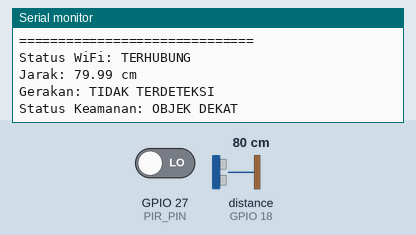
A sketch run on a simulated ESP32. Shown: the last lines printed to the serial monitor. Wiring (inferred from the names in the program): ultrasonic range finder: trigger GPIO 5; echo GPIO 18. The inputs (shaded band) are chosen by the test bench; at power-on: distance to the obstacle (sensor on GPIO 18) 80 cm, GPIO 27 (PIR_PIN) LOW. The echo pulse lasts 58.3 µs per cm; WiFi joins after 1.5 s; servers stay silent unless stated.

Above: at 2.7 s.
2.8 s: distance to the obstacle (sensor on GPIO 18) set to 96 cm
At 4.1 s:
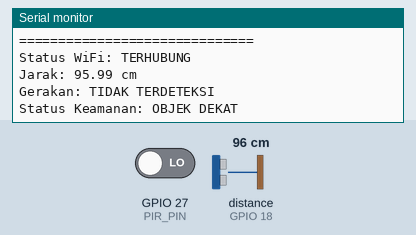
4.3 s: distance to the obstacle (sensor on GPIO 18) set to 105 cm
At 4.9 s:
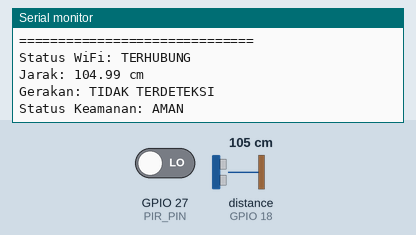
Timing chart, 0 to 7.3 s (numbered marks = the images above; inputs shaded):
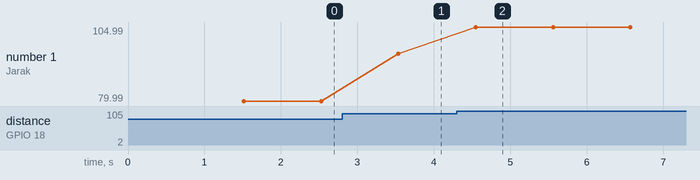

Measured:
- the behaviour switches between 100 and 101 cm on distance to the obstacle (sensor on GPIO 18) (found by bisection; images 1 and 2)
- after the input at 2.8 s, the serial monitor: prints a new line after 0.74 s (image 1)
- after the input at 4.3 s, the serial monitor: prints a new line after 0.25 s (image 2)
- plotted number 1: 79.99 → 95.99 after the input at 2.8 s, 95.99 → 104.99 after the input at 4.3 s

The sketch:

responsi.ino
```cpp
#include <WiFi.h>
#include <WebServer.h>

// ===================================
// KONFIGURASI WIFI
// ===================================
const char* ssid = "dvanad";
const char* password = "12345678";

// ===================================
// KONFIGURASI PIN SENSOR
// ===================================
#define TRIG_PIN 5
#define ECHO_PIN 18
#define PIR_PIN 27

// ===================================
// WEB SERVER
// ===================================
WebServer server(80);

// ===================================
// VARIABEL SENSOR DAN WIFI
// ===================================
float distance = -1;
int motion = 0;

String securityStatus = "MEMULAI";
String wifiStatus = "MENGHUBUNGKAN";

// ===================================
// MEMBACA SENSOR ULTRASONIK
// ===================================
float readUltrasonic() {
  digitalWrite(TRIG_PIN, LOW);
  delayMicroseconds(2);

  digitalWrite(TRIG_PIN, HIGH);
  delayMicroseconds(10);
  digitalWrite(TRIG_PIN, LOW);

  long duration = pulseIn(ECHO_PIN, HIGH, 30000);

  if (duration == 0) {
    return -1;
  }

  return duration * 0.0343 / 2;
}

// ===================================
// MEMPROSES DATA SENSOR
// ===================================
void processSensors() {
  distance = readUltrasonic();
  motion = digitalRead(PIR_PIN);

  if (motion == HIGH && distance >= 0 && distance < 100) {
    securityStatus = "OBJEK TERDETEKSI";
  }
  else if (motion == HIGH) {
    securityStatus = "GERAKAN TERDETEKSI";
  }
  else if (distance >= 0 && distance < 100) {
    securityStatus = "OBJEK DEKAT";
  }
  else {
    securityStatus = "AMAN";
  }
}

// ===================================
// HALAMAN WEB MONITORING
// ===================================
void handleRoot() {
  String html = R"rawliteral(
  <!DOCTYPE html>
  <html>
  <head>
    <meta name="viewport" content="width=device-width, initial-scale=1">
    <title>Smart Security System</title>

    <style>
      body {
        font-family: Arial;
        text-align: center;
        background: #eef3f8;
        padding: 20px;
      }

      .card {
        background: white;
        padding: 20px;
        margin: 15px auto;
        border-radius: 12px;
        max-width: 400px;
        box-shadow: 0 2px 10px #ccc;
      }

      h1 {
        color: #164e8a;
      }

      .value {
        font-size: 26px;
        font-weight: bold;
        color: #164e8a;
      }

      .connected {
        color: green;
      }

      .disconnected {
        color: red;
      }
    </style>
  </head>

  <body>

    <h1>Smart Security System</h1>
    <p>Monitoring Keamanan Berbasis IoT</p>

    <div class="card">
      <h3>Status Koneksi WiFi</h3>
      <div class="value" id="wifi">MEMERIKSA...</div>
      <p id="ip">IP Address: -</p>
      <p id="network">Nama WiFi: -</p>
    </div>

    <div class="card">
      <h3>Jarak Ultrasonik</h3>
      <div class="value" id="distance">Loading...</div>
    </div>

    <div class="card">
      <h3>Sensor PIR</h3>
      <div class="value" id="motion">Loading...</div>
    </div>

    <div class="card">
      <h3>Status Keamanan</h3>
      <div class="value" id="status">Loading...</div>
    </div>

    <p>Data diperbarui otomatis setiap detik.</p>

    <script>
      async function updateData() {
        try {
          const response = await fetch('/data');
          const data = await response.json();

          const wifi = document.getElementById('wifi');

          wifi.innerText = data.wifi;
          wifi.className = 'value ' +
            (data.wifi == 'TERHUBUNG'
              ? 'connected'
              : 'disconnected');

          document.getElementById('ip').innerText =
            'IP Address: ' + data.ip;

          document.getElementById('network').innerText =
            'Nama WiFi: ' + data.ssid;

          document.getElementById('distance').innerText =
            data.distance < 0
              ? 'Tidak terbaca'
              : data.distance + ' cm';

          document.getElementById('motion').innerText =
            data.motion == 1
              ? 'TERDETEKSI'
              : 'TIDAK TERDETEKSI';

          document.getElementById('status').innerText =
            data.status;

        } catch (error) {
          document.getElementById('status').innerText =
            'Koneksi terputus';
        }
      }

      updateData();
      setInterval(updateData, 1000);
    </script>

  </body>
  </html>
  )rawliteral";

  server.send(200, "text/html", html);
}

// ===================================
// MENGIRIM DATA SENSOR KE BROWSER
// ===================================
void handleData() {
  String ipAddress = "Belum tersedia";
  String networkName = "Tidak terhubung";

  if (WiFi.status() == WL_CONNECTED) {
    ipAddress = WiFi.localIP().toString();
    networkName = WiFi.SSID();
  }

  String json = "{";

  json += "\"distance\":" + String(distance, 1) + ",";
  json += "\"motion\":" + String(motion) + ",";
  json += "\"status\":\"" + securityStatus + "\",";
  json += "\"wifi\":\"" + wifiStatus + "\",";
  json += "\"ip\":\"" + ipAddress + "\",";
  json += "\"ssid\":\"" + networkName + "\"";

  json += "}";

  server.send(200, "application/json", json);
}

// ===================================
// SETUP
// ===================================
void setup() {
  Serial.begin(115200);

  pinMode(TRIG_PIN, OUTPUT);
  pinMode(ECHO_PIN, INPUT);
  pinMode(PIR_PIN, INPUT);

  digitalWrite(TRIG_PIN, LOW);

  Serial.println();
  Serial.println("SMART SECURITY SYSTEM");
  Serial.println("==============================");

  // Menghubungkan ESP32 ke WiFi
  WiFi.mode(WIFI_STA);
  WiFi.begin(ssid, password);

  Serial.print("Menghubungkan ke WiFi");

  int attempts = 0;

  while (WiFi.status() != WL_CONNECTED && attempts < 40) {
    delay(500);
    Serial.print(".");
    attempts++;
  }

  if (WiFi.status() == WL_CONNECTED) {
    wifiStatus = "TERHUBUNG";

    Serial.println();
    Serial.println("WIFI BERHASIL TERHUBUNG");
    Serial.print("Nama WiFi: ");
    Serial.println(WiFi.SSID());

    Serial.print("IP Address: ");
    Serial.println(WiFi.localIP());

    Serial.println("==============================");

  } else {
    wifiStatus = "TERPUTUS";

    Serial.println();
    Serial.println("WIFI GAGAL TERHUBUNG");
  }

  // Mengaktifkan web server
  server.on("/", handleRoot);
  server.on("/data", handleData);

  server.begin();

  Serial.println("Web Server dimulai!");
}

// ===================================
// LOOP
// ===================================
void loop() {

  // Memeriksa koneksi WiFi
  if (WiFi.status() == WL_CONNECTED) {
    if (wifiStatus != "TERHUBUNG") {
      wifiStatus = "TERHUBUNG";

      Serial.println("WiFi berhasil terhubung kembali!");
      Serial.print("IP Address: ");
      Serial.println(WiFi.localIP());
    }
  }
  else {
    if (wifiStatus != "TERPUTUS") {
      wifiStatus = "TERPUTUS";
      Serial.println("WiFi terputus!");
    }

    static unsigned long lastReconnect = 0;

    if (millis() - lastReconnect >= 5000) {
      lastReconnect = millis();

      Serial.println("Mencoba menghubungkan kembali...");
      WiFi.reconnect();
    }
  }

  // Membaca dan memproses sensor
  processSensors();

  // Menampilkan data di Serial Monitor
  Serial.println("==============================");

  Serial.print("Status WiFi: ");
  Serial.println(wifiStatus);

  Serial.print("Jarak: ");

  if (distance < 0) {
    Serial.println("Tidak terbaca");
  } else {
    Serial.print(distance);
    Serial.println(" cm");
  }

  Serial.print("Gerakan: ");
  Serial.println(
    motion == HIGH ? "TERDETEKSI" : "TIDAK TERDETEKSI"
  );

  Serial.print("Status Keamanan: ");
  Serial.println(securityStatus);

  // Melayani permintaan browser
  server.handleClient();

  delay(1000);
}
```
